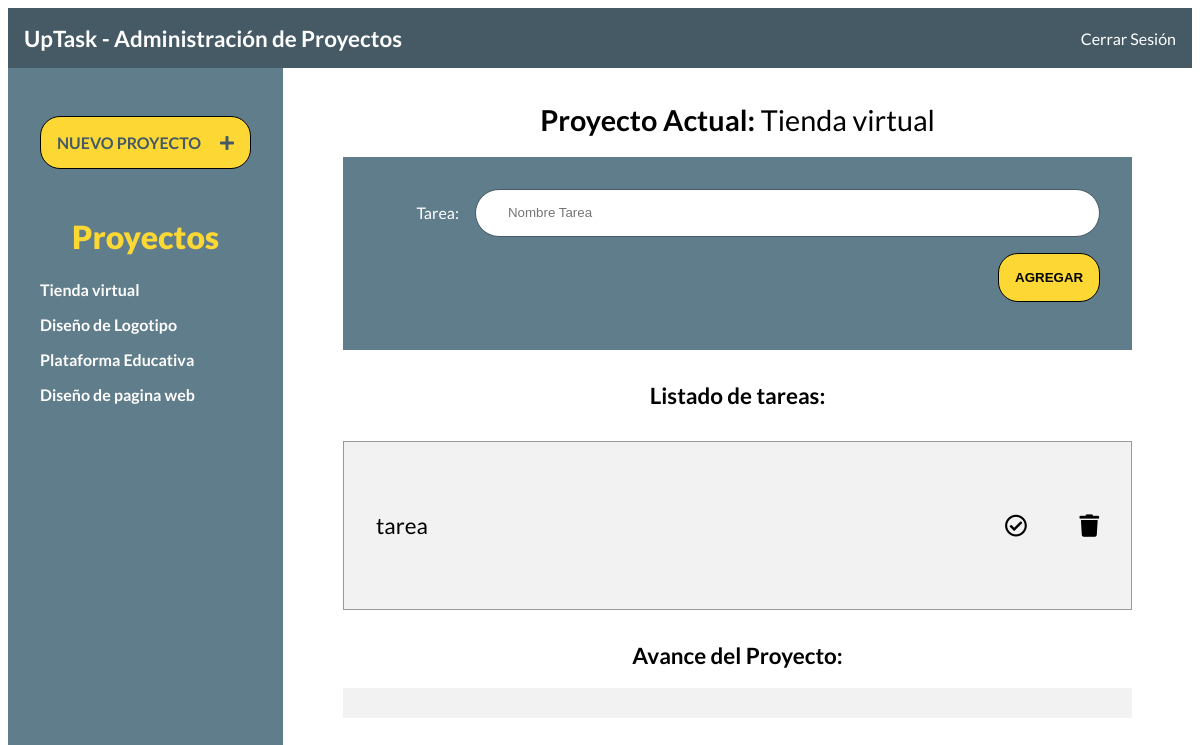
The page /index.php?id_proyecto=1 (signed in) on the database its author committed.
### tables this page shows
CREATE TABLE `proyectos` (
  `id` int(11) NOT NULL,
  `nombre` varchar(100) NOT NULL
);

CREATE TABLE `tareas` (
  `id` int(11) NOT NULL,
  `nombre` varchar(100) NOT NULL,
  `estado` int(1) NOT NULL DEFAULT '0',
  `id_proyecto` int(11) NOT NULL
);

### inc/funciones/funciones.php (called while the page is built, shortened)
<?php
function obtenerProyectos(){
    include 'conexion.php';
    try {
        return $conn->query('SELECT id, nombre FROM proyectos');
    } catch(Exception $e){
        echo "Error! : " . $e->getMessage();
        return false;
    }
}
function obtenerNombreProyecto($id = null) {
    include 'conexion.php';
    try {
        return $conn->query("SELECT nombre FROM proyectos WHERE id = {$id} ");
    } catch(Exception $e){
        echo "Error! : " . $e->getMessage();
        return false;
    }
}
function obtenerTareasProyecto($id = null) {
    include 'conexion.php';
    try {
        return $conn->query("SELECT id, nombre, estado FROM tareas WHERE id_proyecto = {$id} ");
    } catch(Exception $e){
        echo "Error! : " . $e->getMessage();
        return false;
    }
}

### index.php (the view, shortened to what this page needs)
<?php
    include_once 'inc/templates/header.php';
    include_once 'inc/funciones/funciones.php';
    include_once 'inc/templates/barra.php';
    $id_proyecto = '';
    if(isset($_GET['id_proyecto'])){
        $id_proyecto = $_GET['id_proyecto'];
    }
?>
<body>
<div class="contenedor">
<?php
    include_once 'inc/templates/sidebar.php';
?>
<main class="contenido-principal">
    <?php
        $proyecto = obtenerNombreProyecto($id_proyecto);
        if($proyecto): ?>
        <h1>Proyecto Actual:
                    <?php foreach($proyecto as $nombre): ?>
                        <span><?php echo $nombre['nombre']; ?></span>
                    <?php endforeach; ?>
        </h1>
        <form action="#" class="agregar-tarea">
            <div class="campo">
                <label for="tarea">Tarea:</label>
                <input type="text" placeholder="Nombre Tarea" class="nombre-tarea">
            </div>
            <div class="campo enviar">
                <input type="submit" class="boton nueva-tarea" value="Agregar">
            </div>
        </form>
        <?php
            else:
                echo "<p>Selecciona un proyecto a la izquierda</p>";
            endif;
        ?>
        <h2>Listado de tareas:</h2>
        <div class="listado-pendientes">
            <ul>
            <?php
                    $tareas = obtenerTareasProyecto($id_proyecto);
                    ?>
                    <?php
                    if($tareas === false){
                        echo "<p class='lista-vacia'>No hay tareas en este proyecto</p>";
                    } else if ($tareas->num_rows > 0){
                         foreach($tareas as $tarea): ?>
                            <li id="tarea:<?php echo $tarea['id'] ?>" class="tarea">
                            <p><?php echo $tarea['nombre'] ?></p>
                                <div class="acciones">
                                    <i class="far fa-check-circle <?php echo ($tarea['estado'] === '1' ? 'completo' : '') ?>"></i>
                                    <i class="fas fa-trash"></i>
                                </div>
                            </li>
                    <?php endforeach;
                    } else {
                        echo "<p class='lista-vacia'>No hay tareas en este proyecto</p>";
                    }
                ?>
            </ul>
        </div>
        <div class="avance">
            <h2>Avance del Proyecto:</h2>
            <div id="barra-avance" class="barra-avance">
            </div>
        </div>
    </main>
</div>
<?php
    include_once 'inc/templates/footer.php';
?>

### inc/templates/sidebar.php
<aside class="contenedor-proyectos">
    <div class="panel crear-proyecto">
        <a href="#" class="boton">Nuevo Proyecto <i class="fas fa-plus"></i> </a>
    </div>
    <div class="panel lista-proyectos">
        <h2>Proyectos</h2>
        <ul id="proyectos">
            <?php
                $proyectos = obtenerProyectos();
                if($proyectos){
                    foreach($proyectos as $proyecto){ ?>
                        <li>
                            <a href="index.php?id_proyecto=<?php echo $proyecto['id'] ?>" id="proyecto:<?php echo $proyecto['id'] ?>">
                                <?php echo $proyecto['nombre'] ?>
                            </a>
                        </li>
            <?php  }
                }
            ?>
        </ul>
    </div>
</aside>

### css/style.css (style rules this page uses)
html { box-sizing: border-box; height: 100%; }
*, *:before, *:after { box-sizing: inherit; }
body { font-family: 'Lato', sans-serif; min-height: 100%; }
.campo { display: flex; margin-bottom: 1rem; align-items: center; }
.campo label { flex: 0 0 100px; text-align: right; padding-right: 1rem; }
.campo input[type="text"], .campo input[type="password"] { height: 3rem; border: 0; flex: 1; border: 1px solid #455A64; border-radius: 5rem; padding-left: 2rem; }
.enviar { justify-content: flex-end; }
.boton { background-color: #FDD835; text-align: center; transition: background-color .5s ease-in-out; display: block; padding: 1rem; text-transform: uppercase; font-weight: 400; border: none; font-weight: 900; border-radius: 20px; border: 1px solid black; }
body.index { height: 100vh; }
.contenedor-proyectos { min-height: 100vh; max-width: 300px; background-color: #607D8B; padding-top: 1rem; }
.panel { padding: 1rem; margin: 1rem; }
.panel a { color: white; font-weight: bold; text-decoration: none; }
.panel h2 { color: #FDD835; font-weight: 900; text-align: center; font-size: 2rem; margin: 0; }
.crear-proyecto i { margin-left: 1rem; }
.crear-proyecto a { color: #455A64; }
.lista-proyectos ul { list-style: none; padding: 1.5rem 0 0 0; margin: 0; }
.lista-proyectos ul li { margin-bottom: 1rem; }
.contenedor { display: flex; height: calc( 100% - 60px); }
.contenido-principal { flex: 1; padding: 1rem; overflow: scroll; }
.contenido-principal h1, .contenido-principal h2 { text-align: center; }
.contenido-principal h1 { font-size: 1.8rem; }
.contenido-principal h2 { font-size: 1.4rem; margin-top: 2rem; }
.contenido-principal h1 span { font-weight: 400; }
.agregar-tarea { max-width: 800px; width: 90%; background-color: #607D8B; margin: 0 auto; padding: 2rem; color: white; transition: background-color .5s ease-in-out; }
.listado-pendientes { background-color: #F2F2F2; max-width: 800px; width: 90%; margin: 2rem auto 0 auto; padding: 2rem; border: 1px solid #999; }
.listado-pendientes ul { padding: 0; list-style: none; }
.listado-pendientes ul li { display: flex; align-items: center; justify-content: space-between; font-size: 1.4rem; border-bottom: 1px solid #d1d1d1; }
.listado-pendientes ul li:last-of-type { border-bottom: none; }
.listado-pendientes ul li i { cursor: pointer; }
.acciones i:last-child { margin-left: 3rem; }
.barra-avance { height: 30px; width: 90%; margin: 0 auto; max-width: 800px; background-color: #f2f2f2; }

### rows shown on the page
proyectos: nombre "Tienda virtual"
proyectos: nombre "Diseño de Logotipo"
proyectos: nombre "Plataforma Educativa"
proyectos: nombre "Diseño de pagina web"
tareas: nombre "tarea", estado 0 (drawn)
